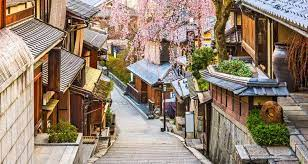
#> input picture Resources/photos/Scene 2.jfif, 308 x 164 px, found by its file name
$ python splitmerge.py
#> lines starting #> are read from the running program, lines starting #| are printed output that depends on the picture
import cv2 as cv
import numpy as np
img = cv.imread('photos\Scene 2.jfif')
#> img is the input picture: shape (164, 308, 3); mean B, G, R 114.6, 130.5, 148.3
cv.imshow('Scene', img)

blank = np.zeros(img.shape[:2], dtype='uint8')

b,g,r = cv.split(img)
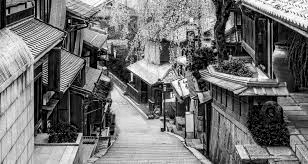
#> b: shape (164, 308); min 0, max 255, mean 114.6
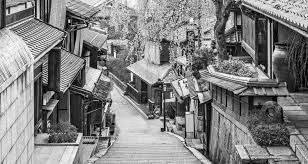
#> g: shape (164, 308); min 0, max 255, mean 130.5
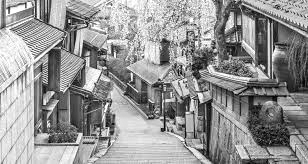
#> r: shape (164, 308); min 0, max 255, mean 148.3

blue = cv.merge([b,blank,blank])
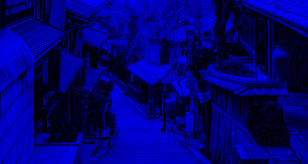
#> blue: shape (164, 308, 3); mean of channels 0, 1, 2 114.6, 0, 0; drawn as B, G, R
green = cv.merge([blank,g,blank])
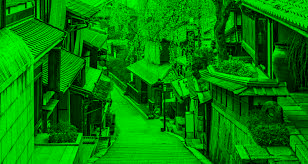
#> green: shape (164, 308, 3); mean of channels 0, 1, 2 0, 130.5, 0; drawn as B, G, R
red = cv.merge([blank,blank,r])
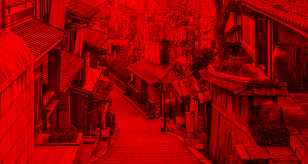
#> red: shape (164, 308, 3); mean of channels 0, 1, 2 0, 0, 148.3; drawn as B, G, R
cv.imshow('Blue', blue)
cv.imshow('Green', green)
cv.imshow('Red', red)

print(img.shape)
#| (164, 308, 3)
print(b.shape)
#| (164, 308)
print(g.shape)
#| (164, 308)
print(r.shape)
#| (164, 308)

merged = cv.merge([b,g,r])
cv.imshow('Merged Image', merged)
cv.waitKey(0)

$ run again, with Resources/photos/Scene 1.jfif copied over Resources/photos/Scene 2.jfif
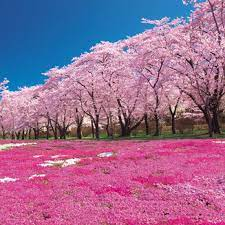
#> input picture Resources/photos/Scene 1.jfif, 225 x 225 px, found by its file name
#> img is the input picture: shape (225, 225, 3); mean B, G, R 147, 107.8, 153
#> `green = cv.merge([blank,g,blank])`:
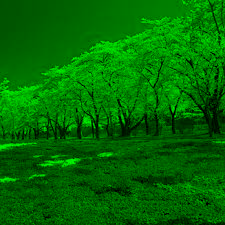
#> green: shape (225, 225, 3); mean of channels 0, 1, 2 0, 107.8, 0; drawn as B, G, R
#> `red = cv.merge([blank,blank,r])`:
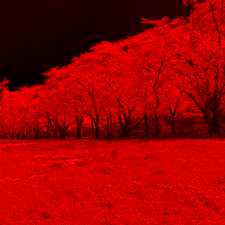
#> red: shape (225, 225, 3); mean of channels 0, 1, 2 0, 0, 153; drawn as B, G, R
#| (225, 225, 3)
#| (225, 225)
#| (225, 225)
#| (225, 225)

$ run again, with Resources/photos/Female.jfif copied over Resources/photos/Scene 2.jfif
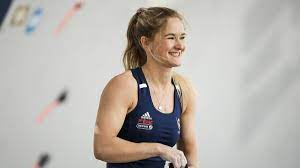
#> input picture Resources/photos/Female.jfif, 300 x 168 px, found by its file name
#> img is the input picture: shape (168, 300, 3); mean B, G, R 173.3, 178.8, 184.3
#> `green = cv.merge([blank,g,blank])`:
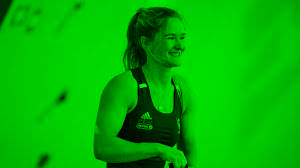
#> green: shape (168, 300, 3); mean of channels 0, 1, 2 0, 178.8, 0; drawn as B, G, R
#> `red = cv.merge([blank,blank,r])`:
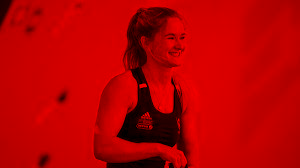
#> red: shape (168, 300, 3); mean of channels 0, 1, 2 0, 0, 184.3; drawn as B, G, R
#| (168, 300, 3)
#| (168, 300)
#| (168, 300)
#| (168, 300)
